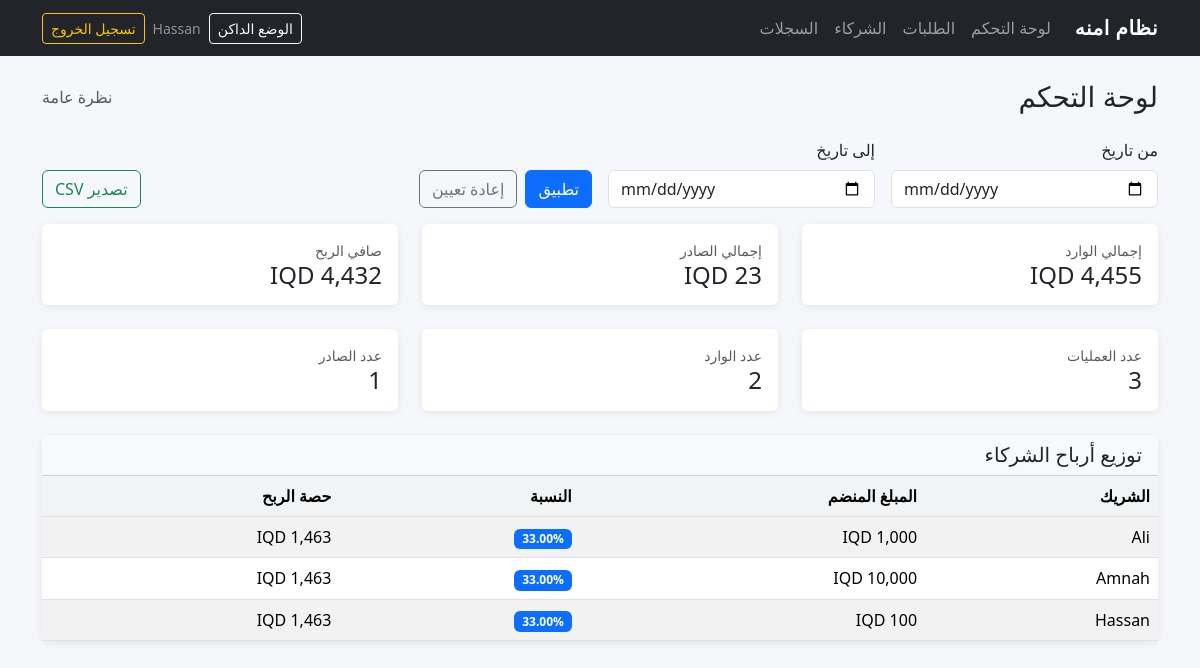
The app's page / (signed in) with its own data.
### core/models.py (models this page shows, shortened)
class Partner(models.Model):
    name = models.CharField(max_length=255, unique=True)
    joined_amount = models.BigIntegerField()
    percentage = models.DecimalField(max_digits=5, decimal_places=2, help_text="Percentage of profit share (0-100)")
    class Meta:
        ordering = ["name"]

### core/views.py (the view, shortened to what this page needs)
# urls.py: path("", views.dashboard, name="dashboard"),
@login_required
def dashboard(request):
    form = DashboardFilterForm(request.GET or None)
    qs = Order.objects.all()
    totals = qs.aggregate(
        total_ingoing=Sum(Case(When(order_type=Order.INGOING, then=F("price")), output_field=BigIntegerField())),
        total_outgoing=Sum(Case(When(order_type=Order.OUTGOING, then=F("price")), output_field=BigIntegerField())),
    )
    total_ingoing = totals.get("total_ingoing") or 0
    total_outgoing = totals.get("total_outgoing") or 0
    total_profit = total_ingoing - total_outgoing
    num_orders = qs.count()
    num_ingoing = qs.filter(order_type=Order.INGOING).count()
    num_outgoing = qs.filter(order_type=Order.OUTGOING).count()
    partners = list(Partner.objects.all())
    partner_rows = []
    for partner in partners:
        share = (Decimal(total_profit) * (partner.percentage or Decimal("0"))) / Decimal("100")
        partner_rows.append({
            "partner": partner,
            "share": share,
        })
    context = {
        "filter_form": form,
        "total_ingoing": total_ingoing,
        "total_outgoing": total_outgoing,
        "total_profit": total_profit,
        "num_orders": num_orders,
        "num_ingoing": num_ingoing,
        "num_outgoing": num_outgoing,
        "partner_rows": partner_rows,
    }
    return render(request, "dashboard.html", context)

### core/forms.py (shortened to what this page needs)
class DashboardFilterForm(forms.Form):
    date_from = forms.DateField(required=False, widget=forms.DateInput(attrs={
        "type": "date",
        "class": "form-control",
    }))
    date_to = forms.DateField(required=False, widget=forms.DateInput(attrs={
        "type": "date",
        "class": "form-control",
    }))

### core/templatetags/currency.py (called while the page is built)
@register.filter()
def iqd(value):
    if value is None:
        return "IQD 0"
    try:
        amount = f"{float(value):,.0f}".replace(",", ",")
    except Exception:
        return f"IQD {value}"
    return f"IQD {amount}"

### templates/dashboard.html (shortened to what this page needs)
{% extends "base.html" %}
{% block content %}
{% load currency %}
<div class="page-header" data-aos="fade-down">
    <h1 class="h3 mb-0">لوحة التحكم</h1>
    <div class="d-none d-md-block text-muted">نظرة عامة</div>
    </div>
<form method="get" class="row g-3 align-items-end mb-3" data-aos="fade-up">
    <div class="col-12 col-md-3">
        <label class="form-label">من تاريخ</label>
        {{ filter_form.date_from }}
    </div>
    <div class="col-12 col-md-3">
        <label class="form-label">إلى تاريخ</label>
        {{ filter_form.date_to }}
    </div>
    <div class="col-12 col-md-6 d-flex gap-2">
        <button type="submit" class="btn btn-primary">تطبيق</button>
        <a href="{% url 'dashboard' %}" class="btn btn-outline-secondary">إعادة تعيين</a>
        <a class="btn btn-outline-success ms-auto" href="{% url 'dashboard_export' %}{% if request.GET %}?{{ request.GET.urlencode }}{% endif %}">تصدير CSV</a>
    </div>
    </form>
<div class="row g-4 mb-4">
    <div class="col-12 col-md-4" data-aos="fade-up">
        <div class="card">
            <div class="card-body">
                <div class="text-muted small">إجمالي الوارد</div>
                <div class="h4 mb-0">{{ total_ingoing|iqd }}</div>
            </div>
        </div>
    </div>
    <div class="col-12 col-md-4" data-aos="fade-up" data-aos-delay="100">
        <div class="card">
            <div class="card-body">
                <div class="text-muted small">إجمالي الصادر</div>
                <div class="h4 mb-0">{{ total_outgoing|iqd }}</div>
            </div>
        </div>
    </div>
    <div class="col-12 col-md-4" data-aos="fade-up" data-aos-delay="200">
        <div class="card">
            <div class="card-body">
                <div class="text-muted small">صافي الربح</div>
                <div class="h4 mb-0">{{ total_profit|iqd }}</div>
            </div>
        </div>
    </div>
    </div>
<div class="row g-4 mb-4">
    <div class="col-12 col-md-4" data-aos="fade-up">
        <div class="card">
            <div class="card-body">
                <div class="text-muted small">عدد العمليات</div>
                <div class="h4 mb-0">{{ num_orders }}</div>
            </div>
        </div>
    </div>
    <div class="col-12 col-md-4" data-aos="fade-up" data-aos-delay="100">
        <div class="card">
            <div class="card-body">
                <div class="text-muted small">عدد الوارد</div>
                <div class="h4 mb-0">{{ num_ingoing }}</div>
            </div>
        </div>
    </div>
    <div class="col-12 col-md-4" data-aos="fade-up" data-aos-delay="200">
        <div class="card">
            <div class="card-body">
                <div class="text-muted small">عدد الصادر</div>
                <div class="h4 mb-0">{{ num_outgoing }}</div>
            </div>
        </div>
    </div>
    </div>
<div class="card" data-aos="fade-up">
    <div class="card-header bg-body-tertiary">
        <h2 class="h5 mb-0">توزيع أرباح الشركاء</h2>
    </div>
    <div class="card-body p-0">
        <div class="table-responsive">
            <table class="table table-striped table-hover align-middle mb-0">
                <thead>
                    <tr>
                        <th>الشريك</th>
                        <th>المبلغ المنضم</th>
                        <th>النسبة</th>
                        <th>حصة الربح</th>
                    </tr>
                </thead>
                <tbody>
                    {% for row in partner_rows %}
                        <tr>
                            <td>{{ row.partner.name }}</td>
                            <td>{{ row.partner.joined_amount|iqd }}</td>
                            <td><span class="badge text-bg-primary">{{ row.partner.percentage }}%</span></td>
                            <td>{{ row.share|iqd }}</td>
                        </tr>
                    {% empty %}
                        <tr>
                            <td colspan="4" class="text-center text-muted p-4">لا يوجد شركاء بعد.</td>
                        </tr>
                    {% endfor %}
                </tbody>
            </table>
        </div>
    </div>
</div>
{% endblock %}

### templates/base.html (shortened to what this page needs)
<!DOCTYPE html>
<html lang="ar" dir="rtl">
<head>
    {% load static %}
    <link href="https://cdn.jsdelivr.net/npm/bootstrap@5.3.3/dist/css/bootstrap.rtl.min.css" rel="stylesheet">
    <link href="https://cdn.jsdelivr.net/npm/aos@2.3.4/dist/aos.css" rel="stylesheet">
</head>
<body>
    <nav class="navbar navbar-expand-lg navbar-dark bg-dark">
        <div class="container">
            <a class="navbar-brand" href="/">نظام امنه</a>
            <div class="collapse navbar-collapse" id="mainNav">
                <ul class="navbar-nav me-auto mb-2 mb-lg-0">
                    <li class="nav-item"><a class="nav-link" href="/">لوحة التحكم</a></li>
                    <li class="nav-item"><a class="nav-link" href="/orders/">الطلبات</a></li>
                    <li class="nav-item"><a class="nav-link" href="/partners/">الشركاء</a></li>
                    <li class="nav-item"><a class="nav-link" href="/logs/">السجلات</a></li>
                </ul>
                <div class="d-flex align-items-center gap-2">
                    <button id="themeToggle" class="btn btn-outline-light btn-sm" type="button">الوضع الداكن</button>
                    {% if request.user.is_authenticated %}
                        <span class="text-white-50 small">{{ request.user.username }}</span>
                        <a class="btn btn-outline-warning btn-sm" href="{% url 'logout' %}">تسجيل الخروج</a>
                    {% else %}
                        <a class="btn btn-outline-light btn-sm" href="{% url 'login' %}">تسجيل الدخول</a>
                    {% endif %}
                </div>
            </div>
        </div>
    </nav>
    <main class="container app-container">
        {% block content %}{% endblock %}
    </main>
</body>
</html>

### templates/base.html (style rules this page uses)
body { background-color: #f6f7fb; }
.navbar-brand { font-weight: 700; letter-spacing: 0.5px; }
.app-container { padding-top: 24px; padding-bottom: 40px; }
.card { border: 0; box-shadow: 0 0.125rem 0.5rem rgba(0,0,0,0.08); }
.table thead th { background: #f1f3f5; }
.page-header { display: flex; align-items: center; justify-content: space-between; gap: 12px; margin-bottom: 24px; }

### records on screen
Partner: partner.name "Ali", partner.joined_amount|iqd "IQD 1,000", partner.percentage "33.00", share|iqd "IQD 1,463"
Partner: partner.name "Amnah", partner.joined_amount|iqd "IQD 10,000", partner.percentage "33.00", share|iqd "IQD 1,463"
Partner: partner.name "Hassan", partner.joined_amount|iqd "IQD 100", partner.percentage "33.00", share|iqd "IQD 1,463"

### other values on screen
{{ request.user.username }} "Hassan"
{{ total_ingoing|iqd }} "IQD 4,455"
{{ total_outgoing|iqd }} "IQD 23"
{{ total_profit|iqd }} "IQD 4,432"
{{ num_orders }} "3"
{{ num_ingoing }} "2"
{{ num_outgoing }} "1"
